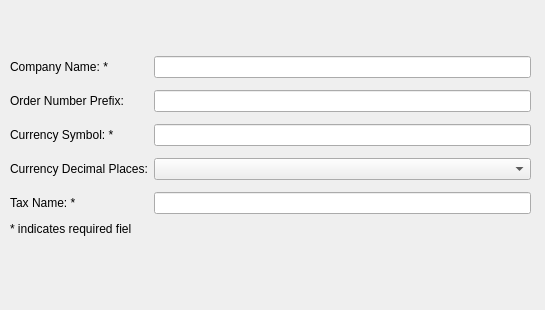
<?xml version="1.0" encoding="UTF-8"?>
<ui version="4.0">
 <class>wizardPage3</class>
 <widget class="QWizardPage" name="wizardPage3">
  <property name="geometry">
   <rect>
    <x>0</x>
    <y>0</y>
    <width>545</width>
    <height>310</height>
   </rect>
  </property>
  <property name="windowTitle">
   <string>WizardPage</string>
  </property>
  <property name="title">
   <string>Essential Settings</string>
  </property>
  <property name="subTitle">
   <string>Set up essential settings that are required by the application. You will not be able to change these settings later.</string>
  </property>
  <attribute name="pageId">
   <string notr="true">3</string>
  </attribute>
  <widget class="QWidget" name="layoutWidget">
   <property name="geometry">
    <rect>
     <x>10</x>
     <y>50</y>
     <width>521</width>
     <height>171</height>
    </rect>
   </property>
   <layout class="QGridLayout" name="gridLayout_2">
    <item row="0" column="0">
     <widget class="QLabel" name="coNameLabel">
      <property name="text">
       <string>Company Name: *</string>
      </property>
     </widget>
    </item>
    <item row="0" column="1">
     <widget class="QLineEdit" name="coNameLineEdit">
      <property name="toolTip">
       <string>Enter the name of the company whose application this is</string>
      </property>
     </widget>
    </item>
    <item row="1" column="0">
     <widget class="QLabel" name="poPrefixLabel">
      <property name="text">
       <string>Order Number Prefix:</string>
      </property>
     </widget>
    </item>
    <item row="1" column="1">
     <widget class="QLineEdit" name="poPrefixLineEdit">
      <property name="toolTip">
       <string>Enter the prefix that appears before the five-digit purchase order number</string>
      </property>
     </widget>
    </item>
    <item row="2" column="0">
     <widget class="QLabel" name="locCurrencySymbolLabel">
      <property name="text">
       <string>Currency Symbol: *</string>
      </property>
     </widget>
    </item>
    <item row="2" column="1">
     <widget class="QLineEdit" name="locCurrencySymbolLineEdit">
      <property name="toolTip">
       <string>Enter the symbol of the local currency</string>
      </property>
     </widget>
    </item>
    <item row="3" column="0">
     <widget class="QLabel" name="locCurrencyDecPlacesLabel">
      <property name="text">
       <string>Currency Decimal Places:</string>
      </property>
     </widget>
    </item>
    <item row="4" column="0">
     <widget class="QLabel" name="locTaxNameLabel">
      <property name="text">
       <string>Tax Name: *</string>
      </property>
     </widget>
    </item>
    <item row="4" column="1">
     <widget class="QLineEdit" name="locTaxNameLineEdit">
      <property name="toolTip">
       <string>Enter the name of the tax applicable to the purchase order</string>
      </property>
     </widget>
    </item>
    <item row="3" column="1">
     <widget class="QComboBox" name="locCurrencyDecPlacesComboBox"/>
    </item>
   </layout>
  </widget>
  <widget class="QLabel" name="label">
   <property name="geometry">
    <rect>
     <x>10</x>
     <y>221</y>
     <width>121</width>
     <height>16</height>
    </rect>
   </property>
   <property name="text">
    <string>* indicates required fields</string>
   </property>
  </widget>
 </widget>
 <resources/>
 <connections/>
</ui>
